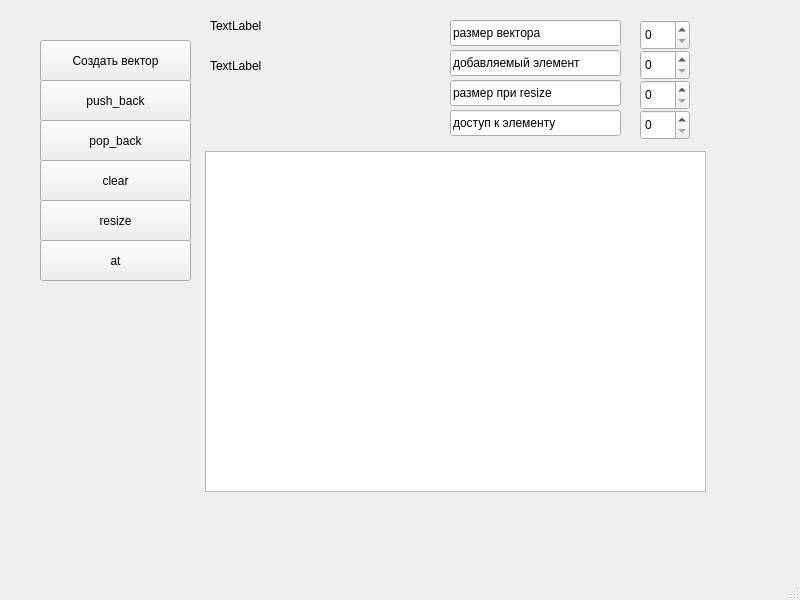
<?xml version="1.0" encoding="UTF-8"?>
<ui version="4.0">
 <class>MainWindow</class>
 <widget class="QMainWindow" name="MainWindow">
  <property name="geometry">
   <rect>
    <x>0</x>
    <y>0</y>
    <width>800</width>
    <height>600</height>
   </rect>
  </property>
  <property name="windowTitle">
   <string>MainWindow</string>
  </property>
  <widget class="QWidget" name="centralwidget">
   <widget class="QPushButton" name="pushButton_create">
    <property name="geometry">
     <rect>
      <x>40</x>
      <y>40</y>
      <width>151</width>
      <height>41</height>
     </rect>
    </property>
    <property name="text">
     <string>Создать вектор</string>
    </property>
   </widget>
   <widget class="QPushButton" name="pushButton_pushBack">
    <property name="geometry">
     <rect>
      <x>40</x>
      <y>80</y>
      <width>151</width>
      <height>41</height>
     </rect>
    </property>
    <property name="text">
     <string>push_back</string>
    </property>
   </widget>
   <widget class="QPushButton" name="pushButton_popBack">
    <property name="geometry">
     <rect>
      <x>40</x>
      <y>120</y>
      <width>151</width>
      <height>41</height>
     </rect>
    </property>
    <property name="text">
     <string>pop_back</string>
    </property>
   </widget>
   <widget class="QPushButton" name="pushButton_clear">
    <property name="geometry">
     <rect>
      <x>40</x>
      <y>160</y>
      <width>151</width>
      <height>41</height>
     </rect>
    </property>
    <property name="text">
     <string>clear</string>
    </property>
   </widget>
   <widget class="QPushButton" name="pushButton_resize">
    <property name="geometry">
     <rect>
      <x>40</x>
      <y>200</y>
      <width>151</width>
      <height>41</height>
     </rect>
    </property>
    <property name="text">
     <string>resize</string>
    </property>
   </widget>
   <widget class="QPushButton" name="pushButton_at">
    <property name="geometry">
     <rect>
      <x>40</x>
      <y>240</y>
      <width>151</width>
      <height>41</height>
     </rect>
    </property>
    <property name="text">
     <string>at</string>
    </property>
   </widget>
   <widget class="QSpinBox" name="spinBox_size">
    <property name="geometry">
     <rect>
      <x>640</x>
      <y>20</y>
      <width>50</width>
      <height>30</height>
     </rect>
    </property>
   </widget>
   <widget class="QSpinBox" name="spinBox_value">
    <property name="geometry">
     <rect>
      <x>640</x>
      <y>50</y>
      <width>50</width>
      <height>30</height>
     </rect>
    </property>
   </widget>
   <widget class="QSpinBox" name="spinBox_newSize">
    <property name="geometry">
     <rect>
      <x>640</x>
      <y>80</y>
      <width>50</width>
      <height>30</height>
     </rect>
    </property>
   </widget>
   <widget class="QSpinBox" name="spinBox_index">
    <property name="geometry">
     <rect>
      <x>640</x>
      <y>110</y>
      <width>50</width>
      <height>30</height>
     </rect>
    </property>
   </widget>
   <widget class="QTableWidget" name="tableWidget">
    <property name="geometry">
     <rect>
      <x>205</x>
      <y>151</y>
      <width>501</width>
      <height>341</height>
     </rect>
    </property>
   </widget>
   <widget class="QLabel" name="label_size">
    <property name="geometry">
     <rect>
      <x>210</x>
      <y>10</y>
      <width>141</width>
      <height>31</height>
     </rect>
    </property>
    <property name="text">
     <string>TextLabel</string>
    </property>
   </widget>
   <widget class="QLabel" name="label_capacity">
    <property name="geometry">
     <rect>
      <x>210</x>
      <y>50</y>
      <width>131</width>
      <height>31</height>
     </rect>
    </property>
    <property name="text">
     <string>TextLabel</string>
    </property>
   </widget>
   <widget class="QLineEdit" name="lineEdit">
    <property name="geometry">
     <rect>
      <x>450</x>
      <y>20</y>
      <width>171</width>
      <height>26</height>
     </rect>
    </property>
    <property name="text">
     <string>размер вектора</string>
    </property>
   </widget>
   <widget class="QLineEdit" name="lineEdit_2">
    <property name="geometry">
     <rect>
      <x>450</x>
      <y>50</y>
      <width>171</width>
      <height>26</height>
     </rect>
    </property>
    <property name="text">
     <string>добавляемый элемент</string>
    </property>
   </widget>
   <widget class="QLineEdit" name="lineEdit_3">
    <property name="geometry">
     <rect>
      <x>450</x>
      <y>80</y>
      <width>171</width>
      <height>26</height>
     </rect>
    </property>
    <property name="text">
     <string>размер при resize</string>
    </property>
   </widget>
   <widget class="QLineEdit" name="lineEdit_4">
    <property name="geometry">
     <rect>
      <x>450</x>
      <y>110</y>
      <width>171</width>
      <height>26</height>
     </rect>
    </property>
    <property name="text">
     <string>доступ к элементу</string>
    </property>
   </widget>
  </widget>
  <widget class="QMenuBar" name="menubar">
   <property name="geometry">
    <rect>
     <x>0</x>
     <y>0</y>
     <width>800</width>
     <height>23</height>
    </rect>
   </property>
  </widget>
  <widget class="QStatusBar" name="statusbar"/>
 </widget>
 <resources/>
 <connections/>
</ui>
